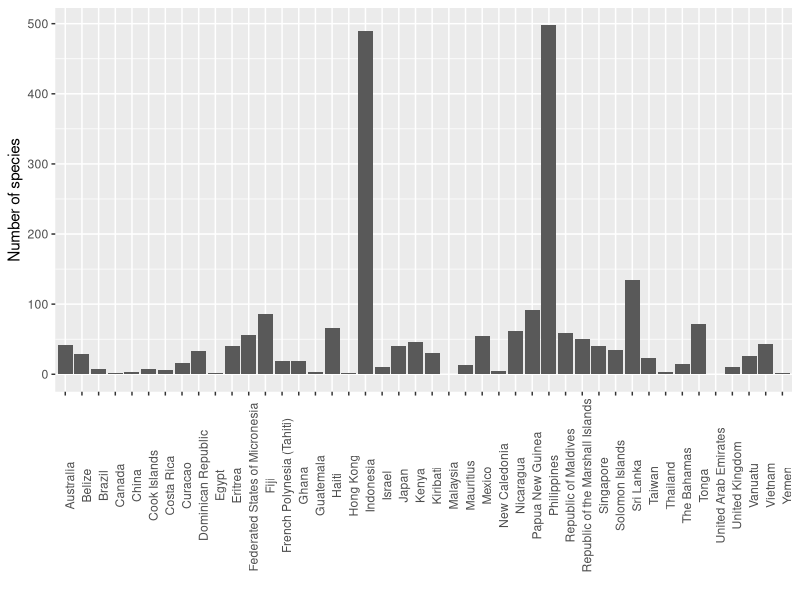
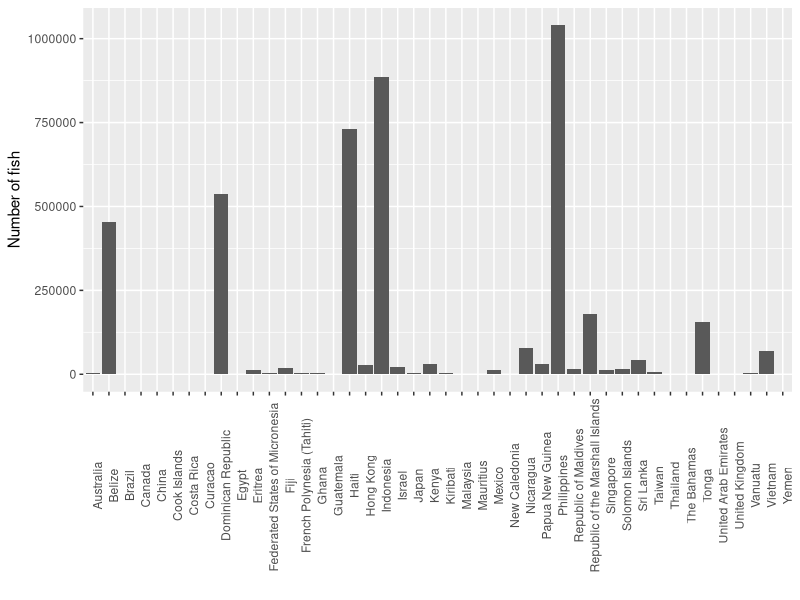
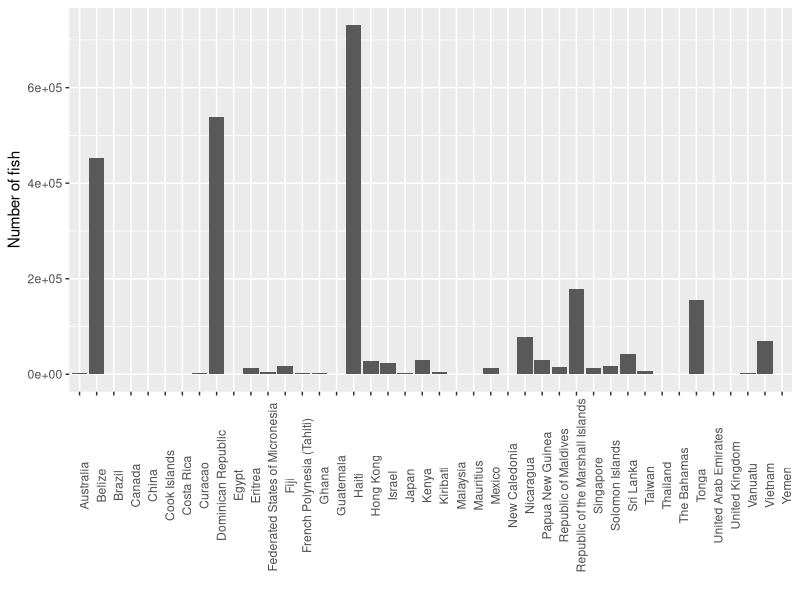

Here is the R script that generated these plots, in order:

# Created by James Robinson
# Created on 4-May-2017


# Purpose: this code reads in trade data from Andrew Rhyne, cleans, saves

# setwd("~/Desktop/Research/open-science-project")
# setwd("~/Documents/git-jpwrobinson/open-science-project")
setwd("~/Documents/git_repos/open-science-project")
library(dplyr); library(ggplot2)

# pull in trade data
trade<-read.csv('data/raw/SpeciesCountryYearsEstFish_SSS_NetworkModel_Data.csv')

## remove modelled data
# trade<-trade[trade$Modeled.Data==0,]
## remove un IDd species
trade<-trade[!trade$Taxa=='',]
## remove incomplete years
trade<-trade[trade$YEAR%in%c('2008', '2009' , '2011'),]

write.csv(trade, file='data/trade_taxa_all.csv')


length(unique(trade$Taxa)) ## 2645 species!
length(unique(trade$Exporter.Country)) ## 51 countries

# examine rarest species
sp<-aggregate(Total ~ Taxa, trade, sum)
dim(sp[sp$Total<100,]) # 834 species with < 100 individuals

# examine commonest species
hist(sp$Total, plot=F)
sp %>% filter(Total > 78110) # top 100 species in terms of total volume 


# examine biggest exporting countries
country<-aggregate(Total ~ Exporter.Country, trade, sum)
country[country$Total>500000,]
## Belize, Dominican, Fiji, Haiti, Indonesia, Philippines, Sri Lanka all > 500,000

## create export diversity dataframe
div <- trade %>% group_by(Taxa) %>% summarise(N = n())
# take top 100 most common species
sp.common<-sp %>% filter(Total > 78110) 
div <- div %>% filter(Taxa %in% sp.common$Taxa)
head(div) # N is the number of countries the species is exported from? 
dim(div)
## 

write.csv(div, file='data/trade_top100.csv')

## examine species number by country
sp.export<-aggregate(Taxa ~ Exporter.Country, trade, function(x)length(unique(x)))
fish.export<-aggregate(Total ~ Exporter.Country, trade, sum)

ggplot(sp.export, aes(Exporter.Country, Taxa)) + 
	geom_bar(stat='identity') + theme(axis.text.x=element_text(angle=90)) + xlab('') + ylab('Number of species')

ggplot(fish.export, aes(Exporter.Country, Total)) + 
	geom_bar(stat='identity') + theme(axis.text.x=element_text(angle=90)) + xlab('') + ylab('Number of fish')

ggplot(fish.export[!fish.export$Exporter.Country %in% c('Philippines', 'Indonesia'),], aes(Exporter.Country, Total)) + 
	geom_bar(stat='identity') + theme(axis.text.x=element_text(angle=90)) + xlab('') + ylab('Number of fish')


